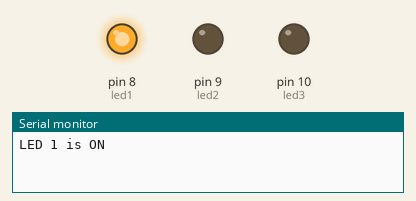
This sketch was run on a simulated Arduino Uno, built with avr-gcc and run on an emulated ATmega328P. Parts: output pins drawn as LEDs (lit = HIGH), the last lines printed to the serial monitor.

Above: at 0.15 s.
At 0.75 s:
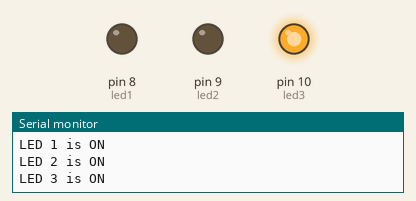
At 2.25 s:
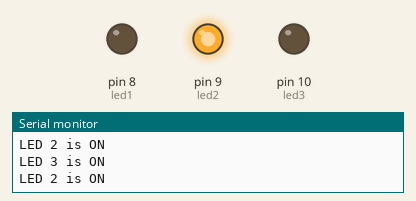
Timing chart, 0 to 3.0 s (numbered marks = the images above):
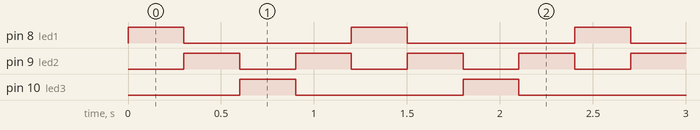

Measured:
- by itself, pin 8 (led1), pin 10 (led3): alternates HIGH for 0.30 s and LOW for 0.90 s
- by itself, pin 9 (led2): alternates HIGH for 0.30 s and LOW for 0.30 s
- by itself, everything shown: repeats every 1.2 s, in 4 steps

The sketch:

05_led_sequence.ino
```cpp
const int led1 = 8;
const int led2 = 9;
const int led3 = 10;

void setup() {
  pinMode(led1, OUTPUT);
  pinMode(led2, OUTPUT);
  pinMode(led3, OUTPUT);

  Serial.begin(9600);
}

void showOnly(int activeLed) {
  digitalWrite(led1, activeLed == 1 ? HIGH : LOW);
  digitalWrite(led2, activeLed == 2 ? HIGH : LOW);
  digitalWrite(led3, activeLed == 3 ? HIGH : LOW);

  Serial.print("LED ");
  Serial.print(activeLed);
  Serial.println(" is ON");
}

void loop() {
  showOnly(1);
  delay(300);

  showOnly(2);
  delay(300);

  showOnly(3);
  delay(300);

  showOnly(2);
  delay(300);
}
```
